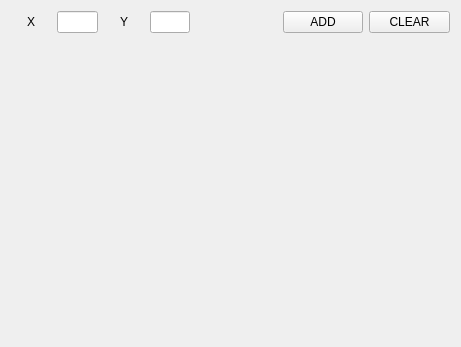
<?xml version="1.0" encoding="UTF-8"?>
<ui version="4.0">
 <class>Tab5ChartPlot</class>
 <widget class="QWidget" name="Tab5ChartPlot">
  <property name="geometry">
   <rect>
    <x>0</x>
    <y>0</y>
    <width>461</width>
    <height>347</height>
   </rect>
  </property>
  <property name="windowTitle">
   <string>Form</string>
  </property>
  <layout class="QVBoxLayout" name="verticalLayout" stretch="1,9">
   <item>
    <layout class="QHBoxLayout" name="horizontalLayout" stretch="1,1,1,1,2,2,2">
     <item>
      <widget class="QLabel" name="X_Label">
       <property name="text">
        <string>X</string>
       </property>
       <property name="alignment">
        <set>Qt::AlignCenter</set>
       </property>
      </widget>
     </item>
     <item>
      <widget class="QLineEdit" name="pLExPosition"/>
     </item>
     <item>
      <widget class="QLabel" name="Y_Label">
       <property name="text">
        <string>Y</string>
       </property>
       <property name="alignment">
        <set>Qt::AlignCenter</set>
       </property>
      </widget>
     </item>
     <item>
      <widget class="QLineEdit" name="pLEyPosition"/>
     </item>
     <item>
      <widget class="QLabel" name="Empty_LineEdit">
       <property name="text">
        <string/>
       </property>
      </widget>
     </item>
     <item>
      <widget class="QPushButton" name="pPBAddButton">
       <property name="text">
        <string>ADD</string>
       </property>
      </widget>
     </item>
     <item>
      <widget class="QPushButton" name="pPBClearButton">
       <property name="text">
        <string>CLEAR</string>
       </property>
      </widget>
     </item>
    </layout>
   </item>
   <item>
    <layout class="QHBoxLayout" name="pChartHLayout"/>
   </item>
  </layout>
 </widget>
 <resources/>
 <connections/>
</ui>
